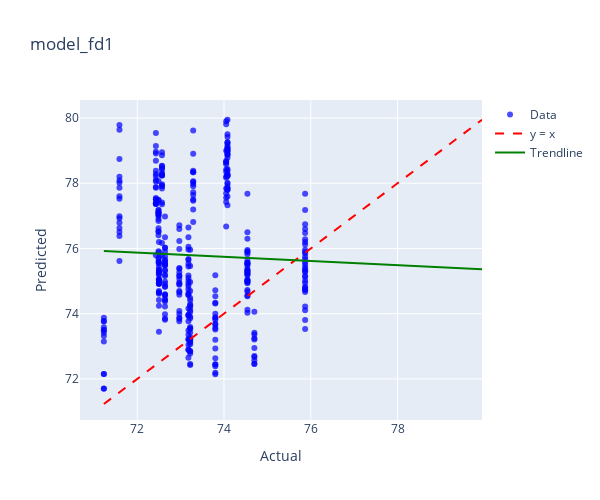
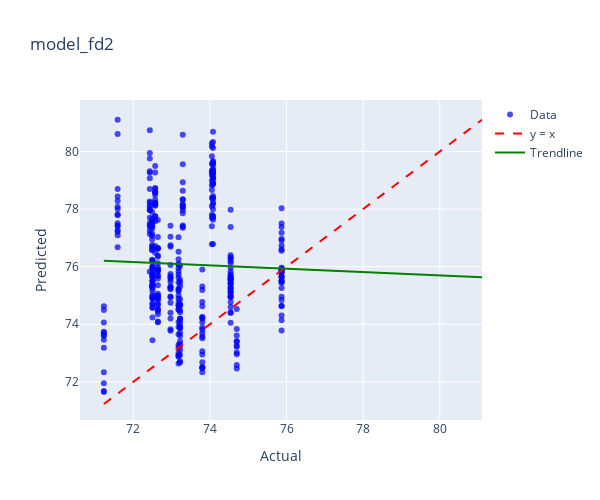
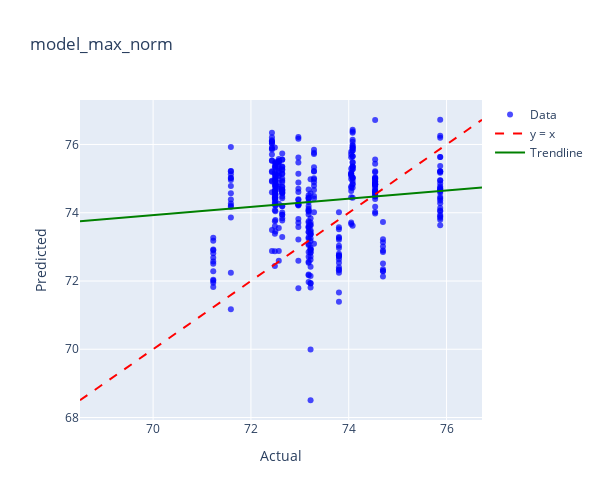
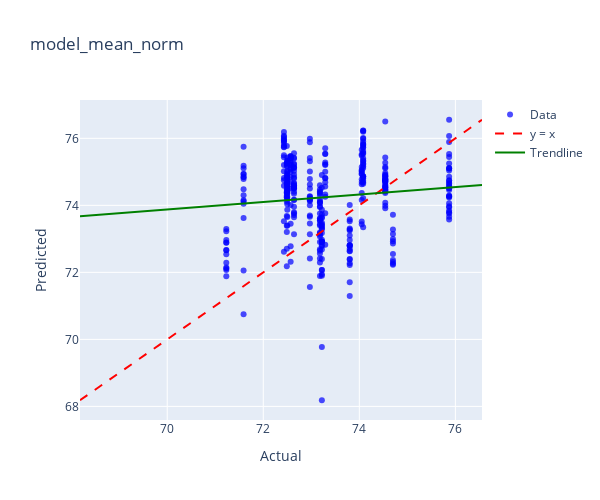

Here is the notebook cell these charts were saved with, in order:
### Code cell
model_dict = {
    'model_fd1': (model_fd1, lemak_fd1),
    'model_fd2': (model_fd2, lemak_fd2),
    'model_max_norm': (model_max_norm, lemak_max_norm),
    'model_mean_norm': (model_mean_norm, lemak_mean_norm),
    'model_msc': (model_msc, lemak_msc),
    'model_ori': (model_ori, lemak_ori),
    'model_range_norm': (model_range_norm, lemak_range_norm),
    'model_sg1': (model_sg1, lemak_sg1),
    'model_sg2': (model_sg2, lemak_sg2),
    'model_snv': (model_snv, lemak_snv),
}

for name, (model, data) in model_dict.items():
    print(f"Plotting for {name}")
    plot_actual_vs_predicted_plotly(model, data, 'LEMAK',name)

### Figure 1 — Plotly figure (JSON) as saved in the notebook; plotly's stock layout.template omitted (floating-point values rounded to 4 significant figures; data arrays with more than 128 entries replaced by an {"elided": "..."} marker saying what was removed)
{"data": [{"hovertemplate": "Index: %{text}<br>Actual: %{x}<br>Predicted: %{y}<extra></extra>", "marker": {"color": "blue", "opacity": 0.7, "size": 6}, "mode": "markers", "name": "Data", "text": {"elided": "387 str values"}, "type": "scatter", "x": {"elided": "387 float values"}, "y": {"elided": "387 float values"}}, {"line": {"color": "red", "dash": "dash"}, "mode": "lines", "name": "y = x", "type": "scatter", "x": [71.23, 79.95], "y": [71.23, 79.95]}, {"line": {"color": "green", "width": 2}, "mode": "lines", "name": "Trendline", "type": "scatter", "x": [71.23, 79.95], "y": [75.93, 75.36]}], "layout": {"height": 500, "title": {"text": "model_fd1"}, "width": 600, "xaxis": {"title": {"text": "Actual"}}, "yaxis": {"title": {"text": "Predicted"}}}}

### Figure 2 — Plotly figure (JSON) as saved in the notebook; plotly's stock layout.template omitted (floating-point values rounded to 4 significant figures; data arrays with more than 128 entries replaced by an {"elided": "..."} marker saying what was removed)
{"data": [{"hovertemplate": "Index: %{text}<br>Actual: %{x}<br>Predicted: %{y}<extra></extra>", "marker": {"color": "blue", "opacity": 0.7, "size": 6}, "mode": "markers", "name": "Data", "text": {"elided": "387 str values"}, "type": "scatter", "x": {"elided": "387 float values"}, "y": {"elided": "387 float values"}}, {"line": {"color": "red", "dash": "dash"}, "mode": "lines", "name": "y = x", "type": "scatter", "x": [71.23, 81.1], "y": [71.23, 81.1]}, {"line": {"color": "green", "width": 2}, "mode": "lines", "name": "Trendline", "type": "scatter", "x": [71.23, 81.1], "y": [76.2, 75.63]}], "layout": {"height": 500, "title": {"text": "model_fd2"}, "width": 600, "xaxis": {"title": {"text": "Actual"}}, "yaxis": {"title": {"text": "Predicted"}}}}

### Figure 3 — Plotly figure (JSON) as saved in the notebook; plotly's stock layout.template omitted (floating-point values rounded to 4 significant figures; data arrays with more than 128 entries replaced by an {"elided": "..."} marker saying what was removed)
{"data": [{"hovertemplate": "Index: %{text}<br>Actual: %{x}<br>Predicted: %{y}<extra></extra>", "marker": {"color": "blue", "opacity": 0.7, "size": 6}, "mode": "markers", "name": "Data", "text": {"elided": "387 str values"}, "type": "scatter", "x": {"elided": "387 float values"}, "y": {"elided": "387 float values"}}, {"line": {"color": "red", "dash": "dash"}, "mode": "lines", "name": "y = x", "type": "scatter", "x": [68.51, 76.72], "y": [68.51, 76.72]}, {"line": {"color": "green", "width": 2}, "mode": "lines", "name": "Trendline", "type": "scatter", "x": [68.51, 76.72], "y": [73.75, 74.74]}], "layout": {"height": 500, "title": {"text": "model_max_norm"}, "width": 600, "xaxis": {"title": {"text": "Actual"}}, "yaxis": {"title": {"text": "Predicted"}}}}

### Figure 4 — Plotly figure (JSON) as saved in the notebook; plotly's stock layout.template omitted (floating-point values rounded to 4 significant figures; data arrays with more than 128 entries replaced by an {"elided": "..."} marker saying what was removed)
{"data": [{"hovertemplate": "Index: %{text}<br>Actual: %{x}<br>Predicted: %{y}<extra></extra>", "marker": {"color": "blue", "opacity": 0.7, "size": 6}, "mode": "markers", "name": "Data", "text": {"elided": "387 str values"}, "type": "scatter", "x": {"elided": "387 float values"}, "y": {"elided": "387 float values"}}, {"line": {"color": "red", "dash": "dash"}, "mode": "lines", "name": "y = x", "type": "scatter", "x": [68.18, 76.55], "y": [68.18, 76.55]}, {"line": {"color": "green", "width": 2}, "mode": "lines", "name": "Trendline", "type": "scatter", "x": [68.18, 76.55], "y": [73.67, 74.61]}], "layout": {"height": 500, "title": {"text": "model_mean_norm"}, "width": 600, "xaxis": {"title": {"text": "Actual"}}, "yaxis": {"title": {"text": "Predicted"}}}}
